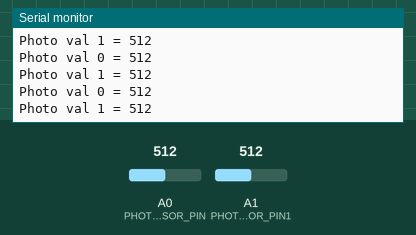
This sketch was run on a simulated Arduino Uno, built with avr-gcc and run on an emulated ATmega328P. Shown: the last lines printed to the serial monitor. Inputs (shaded band) come from the test bench; at power-on: A0 (PHOTO_SENSOR_PIN) = 512, A1 (PHOTO_SENSOR_PIN1) = 512.

Above: at 1.3 s.
1.4 s: A0 (PHOTO_SENSOR_PIN) set to 716
At 1.82 s:
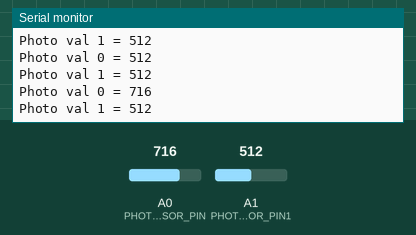
2.9 s: A1 (PHOTO_SENSOR_PIN1) set to 716
At 3.32 s:
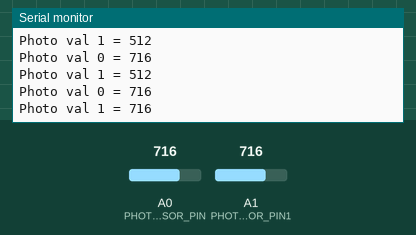
4.4 s: A0 (PHOTO_SENSOR_PIN) set to 900
At 4.82 s:
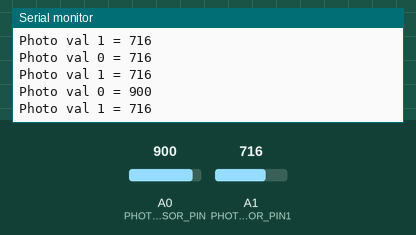
5.9 s: A1 (PHOTO_SENSOR_PIN1) set to 900
At 6.33 s:
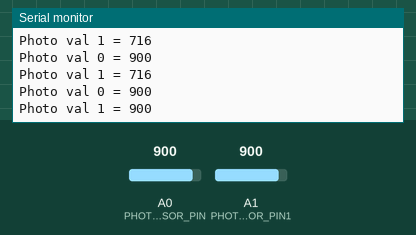
Timing chart, 0 to 8.4 s (numbered marks = the images above; inputs shaded):
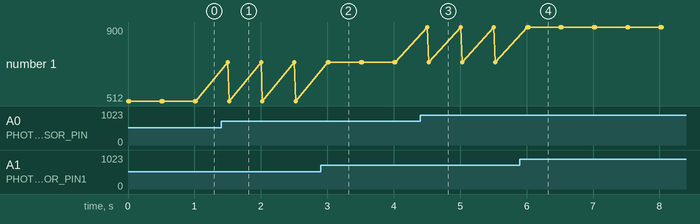

The sketch:

sketch_sep24a.ino
```cpp
#define PHOTO_SENSOR_PIN A0
#define PHOTO_SENSOR_PIN1 A1

void setup() {
  Serial.begin(9600);
}

void loop() {
  int photo_val = analogRead(PHOTO_SENSOR_PIN);
  int photo_val1 = analogRead(PHOTO_SENSOR_PIN1);
  Serial.print("Photo val 0 = ");
  Serial.println(photo_val);
  Serial.print("Photo val 1 = ");
  Serial.println(photo_val1);
  delay(500);
}
```

Measured:
- after the input at 1.4 s, the serial monitor: prints a new line after 0.10 s (image 1)
- after the input at 2.9 s, the serial monitor: prints a new line after 0.12 s (image 2)
- after the input at 4.4 s, the serial monitor: prints a new line after 0.11 s (image 3)
- after the input at 5.9 s, the serial monitor: prints a new line after 0.13 s (image 4)
